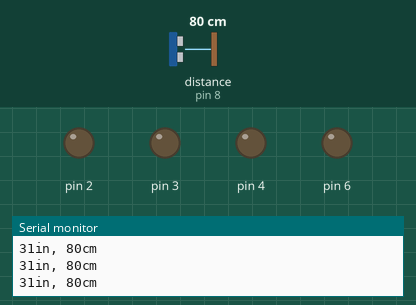
Simulated run of this sketch. Board: Arduino Uno, built with avr-gcc and run on an emulated ATmega328P. On the bench: output pins drawn as LEDs (lit = HIGH), the last lines printed to the serial monitor. Wiring (inferred from the names in the program): ultrasonic range finder: trigger pin 7; echo pin 8. The inputs (shaded band) are chosen by the test bench; at power-on: distance to the obstacle (sensor on pin 8) 80 cm. The echo pulse lasts 58.3 µs per cm; pins used as bus, display or sensor lines are not drawn.

Above: at 1.2 s.
1.3 s: distance to the obstacle (sensor on pin 8) set to 39 cm
2.8 s: distance to the obstacle (sensor on pin 8) set to 32 cm
At 4.0 s:
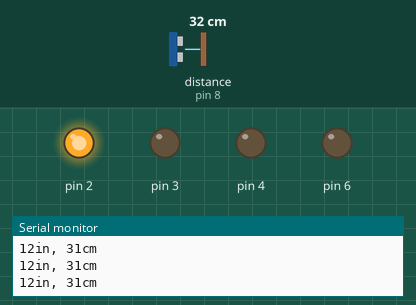
4.3 s: distance to the obstacle (sensor on pin 8) set to 25 cm
At 5.5 s:
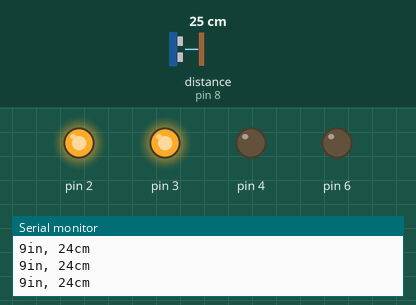
5.8 s: distance to the obstacle (sensor on pin 8) set to 2 cm
At 6.6 s:
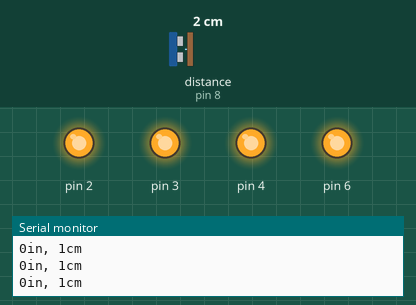
7.3 s: distance to the obstacle (sensor on pin 8) set to 5 cm
8.8 s: distance to the obstacle (sensor on pin 8) set to 8 cm
At 9.9 s:
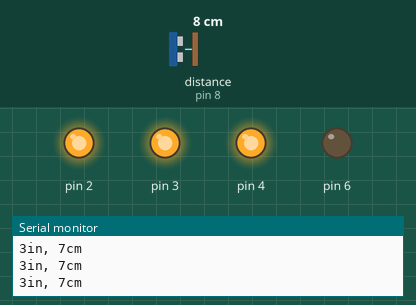
Timing chart, 0 to 11.3 s (numbered marks = the images above; inputs shaded):
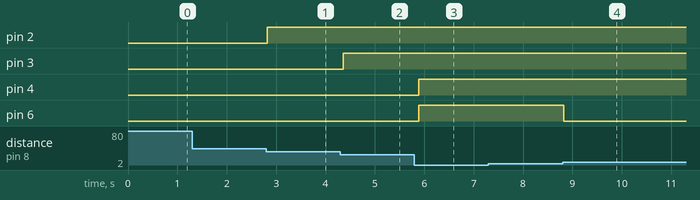

The sketch:

ultrasonic.ino
```cpp
const int trigPin = 7;
const int echoPin = 8;

void setup() {
  Serial.begin(9600);
  pinMode(trigPin,OUTPUT);
  pinMode(echoPin,INPUT);
  pinMode(2,OUTPUT);
  pinMode(3,OUTPUT);
  pinMode(4,OUTPUT);
  pinMode(6,OUTPUT);
}

void loop() {

  long duration, inches, cm;

  digitalWrite(trigPin, LOW);
  delayMicroseconds(2);
  digitalWrite(trigPin, HIGH);
  delayMicroseconds(10);
  digitalWrite(trigPin, LOW);


  duration = pulseIn(echoPin, HIGH);


  inches = microsecondsToInches(duration);
  cm = microsecondsToCentimeters(duration);

  Serial.print(inches);
  Serial.print("in, ");
  Serial.print(cm);
  Serial.print("cm");
  Serial.println();

  if(cm>35){
    digitalWrite(2,LOW);
    digitalWrite(3,LOW);
    digitalWrite(4,LOW);
    digitalWrite(6,LOW);
  }
    else if(cm<=35 && cm>25){
          digitalWrite(2,HIGH);
          digitalWrite(3,LOW);
          digitalWrite(4,LOW);
          digitalWrite(6,LOW);
    }
      else if(cm<=25 && cm>15){
        digitalWrite(2,HIGH);
        digitalWrite(3,HIGH);
        digitalWrite(4,LOW);
        digitalWrite(6,LOW);
      }
        else if(cm<=15 && cm>5){
              digitalWrite(2,HIGH);
              digitalWrite(3,HIGH);
              digitalWrite(4,HIGH);
              digitalWrite(6,LOW);
        }
          else{
                   digitalWrite(2,HIGH);
                   digitalWrite(3,HIGH);
                   digitalWrite(4,HIGH);
                   digitalWrite(6,HIGH);
          }

  delay(100);
}

long microsecondsToInches(long microseconds) {
  return microseconds / 74 / 2;
}

long microsecondsToCentimeters(long microseconds) {
  return microseconds / 29 / 2;
}
```

Measured:
- the behaviour switches between 36 and 35 cm on distance to the obstacle (sensor on pin 8) (found by bisection; images 0 and 1)
- the behaviour switches between 27 and 26 cm on distance to the obstacle (sensor on pin 8) (found by bisection; images 1 and 2)
- the behaviour switches between 6 and 7 cm on distance to the obstacle (sensor on pin 8) (found by bisection; images 3 and 4)
- after the input at 2.8 s, pin 2: LOW → HIGH at once
- after the input at 4.3 s, pin 3: LOW → HIGH after 0.06 s
- after the input at 5.8 s, pin 4, pin 6: LOW → HIGH after 0.09 s
- after the input at 8.8 s, pin 6: HIGH → LOW at once
